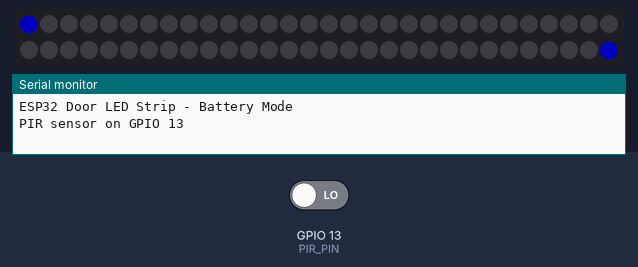
Bench run of a program on a simulated ESP32. On the bench: 60 RGB LEDs in strip order, left to right, continuing on the next row, the last lines printed to the serial monitor. Inputs (shaded band) come from the test bench; at power-on: GPIO 13 (PIR_PIN) LOW. Dim RGB values are drawn brighter than linear. At 15.6 s the program puts the board to deep sleep or switches it off; the recording ends there.

Above: at 0.1 s.
At 1.21 s:
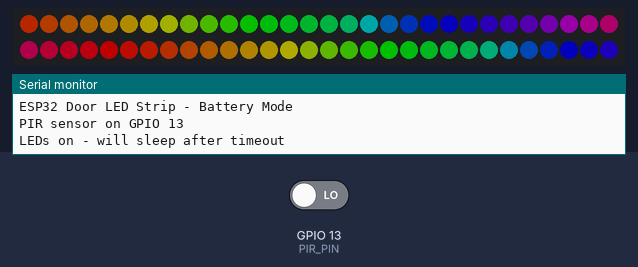
At 3.83 s:
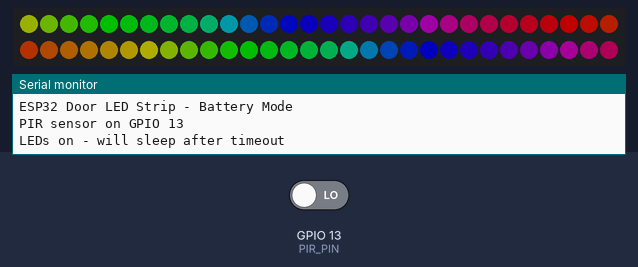
At 7.6 s:
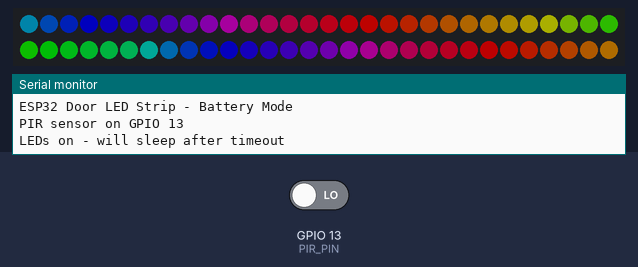
At 11.48 s:
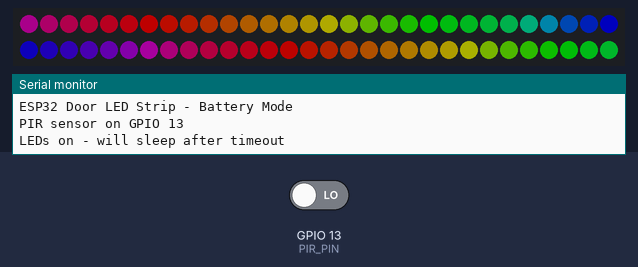
At 15.4 s:
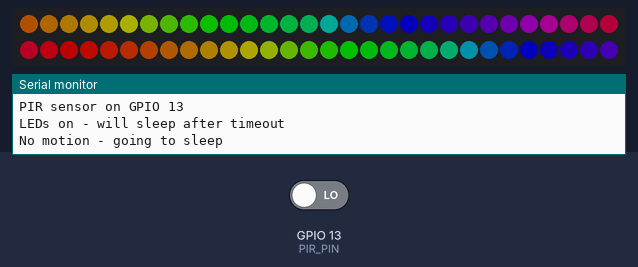

The program:

main.cpp
```cpp
#include <Arduino.h>
#include <FastLED.h>
#include "config.h"

CRGB leds[NUM_LEDS];

// Track when motion was detected
unsigned long motionStartTime = 0;

// Function declarations
void solidColor(CRGB color);
void rainbow();
void turnOnEffect();
void turnOffEffect();
void goToSleep();

void setup() {
    Serial.begin(115200);

    // Check wake reason
    esp_sleep_wakeup_cause_t wakeReason = esp_sleep_get_wakeup_cause();

    if (wakeReason == ESP_SLEEP_WAKEUP_EXT0) {
        Serial.println("Woke up from motion!");
    } else {
        Serial.println("ESP32 Door LED Strip - Battery Mode");
        Serial.println("PIR sensor on GPIO 13");
    }

    // Initialize LED strip
    FastLED.addLeds<LED_TYPE, LED_PIN, COLOR_ORDER>(leds, NUM_LEDS);
    FastLED.setBrightness(DEFAULT_BRIGHTNESS);
    FastLED.clear();
    FastLED.show();

    // Initialize PIR pin
    pinMode(PIR_PIN, INPUT);

    // Run turn-on effect
    turnOnEffect();
    motionStartTime = millis();

    Serial.println("LEDs on - will sleep after timeout");
}

void loop() {
    // Check if PIR still detects motion - reset timer
    if (digitalRead(PIR_PIN) == HIGH) {
        motionStartTime = millis();
    }

    // Run animation while active
    rainbow();

    // Check for timeout
    if (millis() - motionStartTime > LED_ON_TIME) {
        Serial.println("No motion - going to sleep");
        turnOffEffect();
        goToSleep();
    }
}

void goToSleep() {
    // Turn off LEDs completely
    FastLED.clear();
    FastLED.show();

    delay(100);

    #if DEEP_SLEEP_ENABLED
    // Configure wake on PIR pin going HIGH
    esp_sleep_enable_ext0_wakeup(PIR_PIN, 1);

    Serial.println("Entering deep sleep...");
    Serial.flush();

    // Enter deep sleep - ~10µA power consumption
    esp_deep_sleep_start();
    #endif
}

void solidColor(CRGB color) {
    fill_solid(leds, NUM_LEDS, color);
    FastLED.show();
}

void rainbow() {
    static uint8_t hue = 0;
    fill_rainbow(leds, NUM_LEDS, hue, 7);
    FastLED.show();
    hue++;
    delay(ANIMATION_SPEED);
}

void turnOnEffect() {
    FastLED.clear();
    int center = NUM_LEDS / 2;

    for (int i = 0; i <= center; i++) {
        leds[i] = CRGB::Blue;
        leds[NUM_LEDS - 1 - i] = CRGB::Blue;
        FastLED.show();
        delay(8);
    }
}

void turnOffEffect() {
    for (int b = DEFAULT_BRIGHTNESS; b >= 0; b -= 10) {
        FastLED.setBrightness(b);
        FastLED.show();
        delay(15);
    }
    FastLED.clear();
    FastLED.show();
    FastLED.setBrightness(DEFAULT_BRIGHTNESS);
}
```

config.h
```cpp
#ifndef CONFIG_H
#define CONFIG_H

// LED Strip Configuration
#define LED_PIN         5       // GPIO pin connected to the LED strip data line
#define NUM_LEDS        60      // Number of LEDs in your strip
#define LED_TYPE        WS2812B // LED strip type (WS2812B, WS2811, SK6812, etc.)
#define COLOR_ORDER     GRB     // Color order (GRB is common for WS2812B)

// Brightness (0-255) - lower = longer battery life
#define DEFAULT_BRIGHTNESS  80

// Animation speeds (lower = faster)
#define ANIMATION_SPEED     50

// PIR Motion Sensor (HC-SR501) - battery friendly
#define PIR_PIN             GPIO_NUM_13  // Must be RTC GPIO for deep sleep wake
#define LED_ON_TIME         15000        // LEDs stay on for 15 seconds after motion

// Deep Sleep - for battery operation
#define DEEP_SLEEP_ENABLED  true

// WiFi Configuration (disabled for battery savings)
#define WIFI_ENABLED    false
#define WIFI_SSID       "YourWiFiSSID"
#define WIFI_PASSWORD   "YourWiFiPassword"

#endif
```
